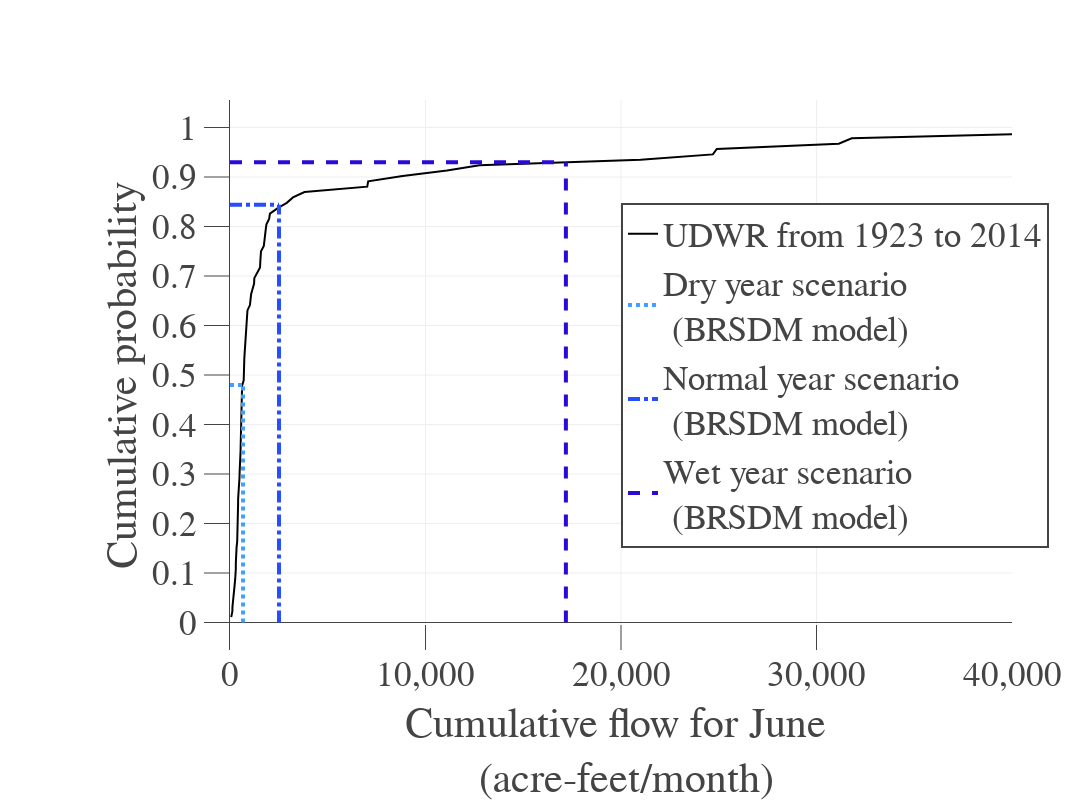

The notebook cell saved with this chart:
### Markdown cell above
<a name="PlotCDF"></a>
# 6. Plot the CDF figure 


#### Reproduce this plot [Figure 13-B] in the WaMDaM paper 


<img src="https://github.com/WamdamProject/WaMDaM_UseCases/raw/master/UseCases_files/8Figures_jpg/UseCase3.1_seasonal_b.png" width="800">

### Code cell
# Use Case 2.4_plotcdf 

# plot Cumulative flow for June for the UDWR dataset. 
# Then get the percentage of time it exceeds dry and wet years 

# Adel Abdallah
# Dec 2, 2017


import plotly
import plotly.plotly as py
import plotly.graph_objs as go
import numpy as np
import scipy
import pandas as pd

## read the input data from GitHub csv file which is a direct query output for this  query:
# 3.2Identify_aggregate_TimeSeriesValues.sql

# Convert CalenderYear column data type to datetime
df_TimeSeries['CalenderYear'] = pd.to_datetime(df_TimeSeries['CalenderYear'], errors='coerce')

# Slice rows based on DatasetAcronym column
subsets = df_TimeSeries.groupby('ResourceTypeAcronym')

# Select rows where DatasetAcronym is UDWRFlowData
dt = subsets.get_group(name='UDWRFlowData')

# From the selected rows, select rows where month is June
specific_month = dt.CalenderYear.dt.month == 6

# CumulativeMonthly data of the desired DatasetAcronym name and month
cumulative_monthly = dt[specific_month].CumulativeMonthly.values.tolist()

# Sort cumulative_monthly in ascending order
cumulative_monthly.sort()

# Save the filtered data to csv, CumulativeMonthly and CalenderYear columns
filtered_data = dt[specific_month][['CumulativeMonthly', 'CalenderYear']]
filtered_data.to_csv('Filtered Data.csv', index=False)


# Create the y-axis list, which should be same length as x-axis and range
# from 0 to 1, to represent probability and have equal spacing between it's
# numbers, so we create a list of floats starting from 1 to length of
# cumsum(which represents the x-axis) + 1, (+1) because we started from 1 not 0,
# we want the same length of cumsum, and we are dividing the list by length of
# cumsum to produce the desired probability values, So the last number in the
# list should be equal to the length of cumsum, so that when we divide both
# both values we get 1.
# To get the last number equal length of cumsum, we have to use
# max range = len(cumsum)+1, because np.arange will stop before
# the maximum number, so it will stop at len(cumsum)
probability = np.arange(1.0, len(cumulative_monthly)+1) /len(cumulative_monthly) # 1.0 to make it float

data = []
# just plot the sorted_data array against the number of items smaller 
# than each element in the array 

cdf = go.Scatter(
    x = cumulative_monthly,
    y = probability,
        showlegend=True,
name='UDWR from 1923 to 2014',
    marker = dict(
        color='rgb(0, 0, 0)'
        )
    )

cdfdata=pd.DataFrame(data=dict(probability=probability,cumulative_monthly=cumulative_monthly))

data.append(cdf)


# Save the filtered data to csv, CumulativeMonthly and probability columns
filtered_data = cdfdata
filtered_data.to_csv('CDF_data.csv', index=False)
display (filtered_data)

# cdfdata

lowerthanDry=cdfdata.loc[cdfdata['cumulative_monthly'] <= 666, 'probability']
print 'lowerthanDry='
print lowerthanDry

UpperthanNormal=cdfdata.loc[cdfdata['cumulative_monthly'] >= 2506, 'probability']
print 'UpperthanNormal='
print UpperthanNormal

UpperthanWet=cdfdata.loc[cdfdata['cumulative_monthly'] >= 17181, 'probability']
print 'UpperthanWet='
print UpperthanWet



# vertical line dry year 
dry = go.Scatter(
    x=[666, 666 ],
    y=[0, 0.48],
    mode='lines',
        name='Dry year scenario <br> (BRSDM model)',
    hoverinfo='dry',
    showlegend=True,
    line=dict(
        shape='vh',
        width='4',
        dash = 'dot',
        color = '#3FA0FF'
            )
                    )
data.append(dry)



# horizontal line dry year 
dryHo = go.Scatter(
    x=[0, 666 ],
    y=[0.48, 0.48],
    mode='lines',
        name='Dry year scenario <br> (BRSDM model)',
    hoverinfo='dry',
    showlegend=False,
    line=dict(
        shape='vh',
        width='4',
        dash = 'dot',
        color = '#3FA0FF'
            )
                    )
data.append(dryHo)
# ------------------------------------------------------------


# vertical line normal year 
normal = go.Scatter(
    x=[2506, 2506],
    y=[0, 0.844],
    mode='lines',
        name='Normal year scenario <br> (BRSDM model)',
    hoverinfo='wet',
    showlegend=True,
    line=dict(
        shape='vh',
        dash = 'dashdot',
        width='4',
        color = '#264DFF'
            )
                    )
data.append(normal)


# horizontal line normal year 
normalHo = go.Scatter(
    x=[0, 2506],
    y=[0.844, 0.844],
    mode='lines',
        name='Normal year scenario <br> (BRSDM model)',
    hoverinfo='wet',
    showlegend=False,
    line=dict(
        shape='vh',
        dash = 'dashdot',
        width='4',
        color = '#264DFF'
            )
                    )
data.append(normalHo)

# ------------------------------------------------------------


# vertical line wet year 
wet = go.Scatter(
    x=[17181, 17181],
    y=[0, 0.93],
    mode='lines',
        name='Wet year scenario <br> (BRSDM model)',
    hoverinfo='wet',
    showlegend=True,
    line=dict(
        shape='vh',
        dash = 'dash',
        width='4',
        color = '#290AD8'
            )
                    )
data.append(wet)


# horizontal line wet year 
wetHo = go.Scatter(
    x=[0, 17181],
    y=[0.93, 0.93],
    mode='lines',
        name='Wet year scenario <br> (BRSDM model)',
    hoverinfo='wet',
    showlegend=False,
    line=dict(
        shape='vh',
        dash = 'dash',
        width='4',
        color = '#290AD8'
            )
                    )
data.append(wetHo)




layout = go.Layout(
    xaxis = dict(
        title = "Cumulative flow for June <br> (acre-feet/month)",
        zeroline=True,
         #showline=True,
        tickformat= ',',
        dtick='10000',
        ticks='inside',
        ticklen=25,   
        range = ['0', '40000'],


            ),
    yaxis = dict(
                title = 'Cumulative probability',
                dtick='0.1',
                ticks='outside',
                ticklen=25,
#                 range = ['0', '1'],


             showline=True,
),
    font=dict(size=35,family='arial'),
    width=1100,
    height=800,
    margin=go.Margin(
        l=230,
        b=150       ),
    legend=dict(
        x=0.5,y=0.5,
            bordercolor='#00000',
            borderwidth=2, 
     font=dict(
            family='arial',
            size=35                    )           
    ),
 
        
        
        
    )

fig = dict(data=data, layout=layout)

offline.iplot(fig,filename = 'UseCase3.1_seasonal_b',image='png' )

### Figure 1 — Plotly figure (JSON) as saved in the notebook; plotly's stock layout.template omitted (floating-point values rounded to 4 significant figures)
{"data": [{"marker": {"color": "rgb(0, 0, 0)"}, "name": "UDWR from 1923 to 2014", "showlegend": true, "type": "scatter", "x": [62, 119, 128, 147, 184.5, 204.3, 238.0, 264.2, 297.5, 297.5, 297.5, 301, 323.3, 337, 368, 379, 381, 391, 398.7, 399, 407, 414.0, 416.5, 437.4, 476, 480, 485.9, 493, 495.7, 528, 538.5, 541.5, 547, 554, 557, 563, 566.5, 575, 583, 585, 594, 605.0, 611, 618.8, 701, 702, 704, 728, 732, 748, 764, 786, 795, 807, 829, 833.1, 887, 892.6, 1020, 1035.0, 1080, 1154, 1232, 1244, 1400.0, 1537, 1549, 1567, 1585, 1730, 1775, 1817, 1827, 1864, 2001, 2043, 2439.0, 2904, 3220, 3810, 7020, 7069, 8830, 11100, 12760, 21000, 24700, 24900, 31140, 31800, 42680, 117000], "y": [0.01087, 0.02174, 0.03261, 0.04348, 0.05435, 0.06522, 0.07609, 0.08696, 0.09783, 0.1087, 0.1196, 0.1304, 0.1413, 0.1522, 0.163, 0.1739, 0.1848, 0.1957, 0.2065, 0.2174, 0.2283, 0.2391, 0.25, 0.2609, 0.2717, 0.2826, 0.2935, 0.3043, 0.3152, 0.3261, 0.337, 0.3478, 0.3587, 0.3696, 0.3804, 0.3913, 0.4022, 0.413, 0.4239, 0.4348, 0.4457, 0.4565, 0.4674, 0.4783, 0.4891, 0.5, 0.5109, 0.5217, 0.5326, 0.5435, 0.5543, 0.5652, 0.5761, 0.587, 0.5978, 0.6087, 0.6196, 0.6304, 0.6413, 0.6522, 0.663, 0.6739, 0.6848, 0.6957, 0.7065, 0.7174, 0.7283, 0.7391, 0.75, 0.7609, 0.7717, 0.7826, 0.7935, 0.8043, 0.8152, 0.8261, 0.837, 0.8478, 0.8587, 0.8696, 0.8804, 0.8913, 0.9022, 0.913, 0.9239, 0.9348, 0.9457, 0.9565, 0.9674, 0.9783, 0.9891, 1]}, {"hoverinfo": "dry", "line": {"color": "#3FA0FF", "dash": "dot", "shape": "vh", "width": "4"}, "mode": "lines", "name": "Dry year scenario <br> (BRSDM model)", "showlegend": true, "type": "scatter", "x": [666, 666], "y": [0, 0.48]}, {"hoverinfo": "dry", "line": {"color": "#3FA0FF", "dash": "dot", "shape": "vh", "width": "4"}, "mode": "lines", "name": "Dry year scenario <br> (BRSDM model)", "showlegend": false, "type": "scatter", "x": [0, 666], "y": [0.48, 0.48]}, {"hoverinfo": "wet", "line": {"color": "#264DFF", "dash": "dashdot", "shape": "vh", "width": "4"}, "mode": "lines", "name": "Normal year scenario <br> (BRSDM model)", "showlegend": true, "type": "scatter", "x": [2506, 2506], "y": [0, 0.844]}, {"hoverinfo": "wet", "line": {"color": "#264DFF", "dash": "dashdot", "shape": "vh", "width": "4"}, "mode": "lines", "name": "Normal year scenario <br> (BRSDM model)", "showlegend": false, "type": "scatter", "x": [0, 2506], "y": [0.844, 0.844]}, {"hoverinfo": "wet", "line": {"color": "#290AD8", "dash": "dash", "shape": "vh", "width": "4"}, "mode": "lines", "name": "Wet year scenario <br> (BRSDM model)", "showlegend": true, "type": "scatter", "x": [17181, 17181], "y": [0, 0.93]}, {"hoverinfo": "wet", "line": {"color": "#290AD8", "dash": "dash", "shape": "vh", "width": "4"}, "mode": "lines", "name": "Wet year scenario <br> (BRSDM model)", "showlegend": false, "type": "scatter", "x": [0, 17181], "y": [0.93, 0.93]}], "layout": {"font": {"family": "arial", "size": 35}, "height": 800, "legend": {"bordercolor": "#00000", "borderwidth": 2, "font": {"family": "arial", "size": 35}, "x": 0.5, "y": 0.5}, "margin": {"b": 150, "l": 230}, "width": 1100, "xaxis": {"dtick": "10000", "range": ["0", "40000"], "tickformat": ",", "ticklen": 25, "ticks": "inside", "title": "Cumulative flow for June <br> (acre-feet/month)", "zeroline": true}, "yaxis": {"dtick": "0.1", "showline": true, "ticklen": 25, "ticks": "outside", "title": "Cumulative probability"}}}
